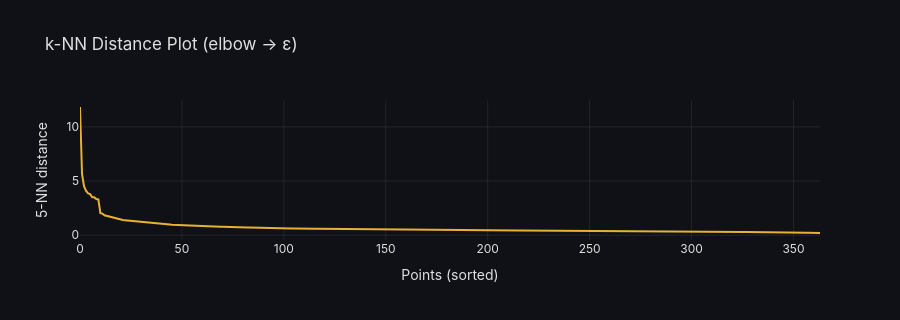

Here is the notebook cell this chart was saved with:
### Markdown cell above
## 3. DBSCAN : Density-Based Clustering

DBSCAN does not require specifying K; it finds dense clusters and labels outliers as −1.

Useful for detecting **stress / anomaly regimes** that don't fit Gaussian clusters.

### Code cell
# PCA to 2D for visualisation
from sklearn.decomposition import PCA
pca = PCA(n_components=2, random_state=42)
X_pca = pca.fit_transform(X_scaled_train)

# Tune epsilon via nearest-neighbour distances
from sklearn.neighbors import NearestNeighbors
nn = NearestNeighbors(n_neighbors=5)
nn.fit(X_scaled_train)
dists, _ = nn.kneighbors(X_scaled_train)
k_dists  = np.sort(dists[:, -1])[::-1]

fig = go.Figure(go.Scatter(y=k_dists, mode="lines",
    line=dict(color="rgba(255,195,55,0.9)")))
fig.update_layout(title="k-NN Distance Plot (elbow → ε)", xaxis_title="Points (sorted)",
                  yaxis_title="5-NN distance", height=320, **_DARK_LAYOUT)
fig.show()

### Figure 1 — Plotly figure (JSON) as saved in the notebook; plotly's stock layout.template omitted (floating-point values rounded to 4 significant figures; data arrays with more than 128 entries replaced by an {"elided": "..."} marker saying what was removed)
{"data": [{"line": {"color": "rgba(255,195,55,0.9)"}, "mode": "lines", "type": "scatter", "y": {"elided": "364 float values"}}], "layout": {"font": {"color": "#e0e0e0", "family": "Inter, Arial, sans-serif"}, "height": 320, "legend": {"bgcolor": "rgba(30,30,40,0.8)", "bordercolor": "rgba(80,80,80,0.5)", "borderwidth": 1}, "paper_bgcolor": "rgba(15,17,22,1)", "plot_bgcolor": "rgba(15,17,22,1)", "title": {"text": "k-NN Distance Plot (elbow → ε)"}, "xaxis": {"gridcolor": "rgba(80,80,80,0.3)", "showgrid": true, "title": {"text": "Points (sorted)"}, "zeroline": false}, "yaxis": {"gridcolor": "rgba(80,80,80,0.3)", "showgrid": true, "title": {"text": "5-NN distance"}, "zeroline": false}}}
